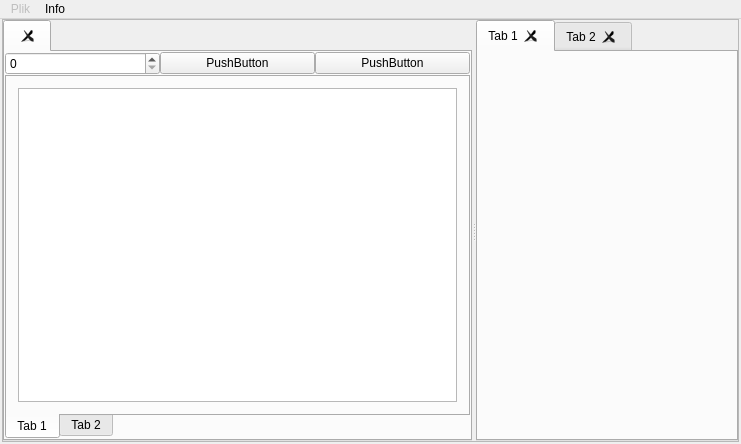
<?xml version="1.0" encoding="UTF-8"?>
<ui version="4.0">
 <class>MainWindow</class>
 <widget class="QMainWindow" name="MainWindow">
  <property name="geometry">
   <rect>
    <x>0</x>
    <y>0</y>
    <width>741</width>
    <height>444</height>
   </rect>
  </property>
  <property name="acceptDrops">
   <bool>false</bool>
  </property>
  <property name="windowTitle">
   <string>MainWindow</string>
  </property>
  <property name="documentMode">
   <bool>false</bool>
  </property>
  <property name="tabShape">
   <enum>QTabWidget::Rounded</enum>
  </property>
  <property name="dockOptions">
   <set>QMainWindow::AllowTabbedDocks|QMainWindow::AnimatedDocks</set>
  </property>
  <widget class="QWidget" name="centralWidget">
   <layout class="QGridLayout" name="gridLayout">
    <property name="leftMargin">
     <number>2</number>
    </property>
    <property name="topMargin">
     <number>0</number>
    </property>
    <property name="rightMargin">
     <number>2</number>
    </property>
    <property name="bottomMargin">
     <number>2</number>
    </property>
    <property name="spacing">
     <number>0</number>
    </property>
    <item row="0" column="0">
     <widget class="QFrame" name="frame">
      <property name="sizePolicy">
       <sizepolicy hsizetype="Expanding" vsizetype="Expanding">
        <horstretch>0</horstretch>
        <verstretch>0</verstretch>
       </sizepolicy>
      </property>
      <property name="frameShape">
       <enum>QFrame::StyledPanel</enum>
      </property>
      <property name="frameShadow">
       <enum>QFrame::Raised</enum>
      </property>
      <layout class="QGridLayout" name="gridLayout_2">
       <property name="margin">
        <number>0</number>
       </property>
       <property name="spacing">
        <number>0</number>
       </property>
       <item row="0" column="0">
        <widget class="QSplitter" name="splitter">
         <property name="orientation">
          <enum>Qt::Horizontal</enum>
         </property>
         <widget class="QTabWidget" name="binaryTab">
          <property name="minimumSize">
           <size>
            <width>100</width>
            <height>0</height>
           </size>
          </property>
          <property name="tabsClosable">
           <bool>true</bool>
          </property>
          <property name="movable">
           <bool>true</bool>
          </property>
          <widget class="QWidget" name="tabb">
           <attribute name="title">
            <string/>
           </attribute>
           <layout class="QVBoxLayout" name="verticalLayout">
            <property name="spacing">
             <number>0</number>
            </property>
            <property name="margin">
             <number>0</number>
            </property>
            <item>
             <layout class="QHBoxLayout" name="horizontalLayout_2">
              <property name="spacing">
               <number>0</number>
              </property>
              <item>
               <widget class="QSpinBox" name="spinBox"/>
              </item>
              <item>
               <widget class="QPushButton" name="pushButton_2">
                <property name="text">
                 <string>PushButton</string>
                </property>
               </widget>
              </item>
              <item>
               <widget class="QPushButton" name="pushButton">
                <property name="text">
                 <string>PushButton</string>
                </property>
               </widget>
              </item>
             </layout>
            </item>
            <item>
             <widget class="QTabWidget" name="tabWidget">
              <property name="tabPosition">
               <enum>QTabWidget::South</enum>
              </property>
              <property name="currentIndex">
               <number>0</number>
              </property>
              <widget class="QWidget" name="tab_9">
               <attribute name="title">
                <string>Tab 1</string>
               </attribute>
               <layout class="QGridLayout" name="gridLayout_3">
                <item row="0" column="0">
                 <widget class="QTableView" name="edittt"/>
                </item>
               </layout>
              </widget>
              <widget class="QWidget" name="tab_10">
               <attribute name="title">
                <string>Tab 2</string>
               </attribute>
              </widget>
             </widget>
            </item>
           </layout>
          </widget>
         </widget>
         <widget class="QTabWidget" name="editTab">
          <property name="contextMenuPolicy">
           <enum>Qt::DefaultContextMenu</enum>
          </property>
          <property name="tabPosition">
           <enum>QTabWidget::North</enum>
          </property>
          <property name="tabShape">
           <enum>QTabWidget::Rounded</enum>
          </property>
          <property name="currentIndex">
           <number>0</number>
          </property>
          <property name="iconSize">
           <size>
            <width>8</width>
            <height>8</height>
           </size>
          </property>
          <property name="elideMode">
           <enum>Qt::ElideNone</enum>
          </property>
          <property name="usesScrollButtons">
           <bool>true</bool>
          </property>
          <property name="documentMode">
           <bool>false</bool>
          </property>
          <property name="tabsClosable">
           <bool>true</bool>
          </property>
          <property name="movable">
           <bool>true</bool>
          </property>
          <widget class="QWidget" name="tab">
           <attribute name="title">
            <string>Tab 1</string>
           </attribute>
          </widget>
          <widget class="QWidget" name="tab_2">
           <attribute name="title">
            <string>Tab 2</string>
           </attribute>
          </widget>
         </widget>
        </widget>
       </item>
      </layout>
     </widget>
    </item>
   </layout>
  </widget>
  <widget class="QMenuBar" name="menuBar">
   <property name="geometry">
    <rect>
     <x>0</x>
     <y>0</y>
     <width>741</width>
     <height>27</height>
    </rect>
   </property>
   <widget class="QMenu" name="menuPlik">
    <property name="enabled">
     <bool>false</bool>
    </property>
    <property name="title">
     <string>Plik</string>
    </property>
    <addaction name="ActionOpen"/>
    <addaction name="actionZamknij"/>
   </widget>
   <widget class="QMenu" name="menuPomoc">
    <property name="title">
     <string>Info</string>
    </property>
    <addaction name="actionInfo"/>
   </widget>
   <addaction name="menuPlik"/>
   <addaction name="menuPomoc"/>
  </widget>
  <action name="ActionOpen">
   <property name="text">
    <string>Otwórz</string>
   </property>
  </action>
  <action name="actionZamknij">
   <property name="text">
    <string>Zamknij</string>
   </property>
  </action>
  <action name="actionInfo">
   <property name="text">
    <string>About and Help</string>
   </property>
  </action>
 </widget>
 <layoutdefault spacing="6" margin="11"/>
 <resources/>
 <connections/>
 <slots>
  <slot>on_pushButton_clicked()</slot>
 </slots>
</ui>
